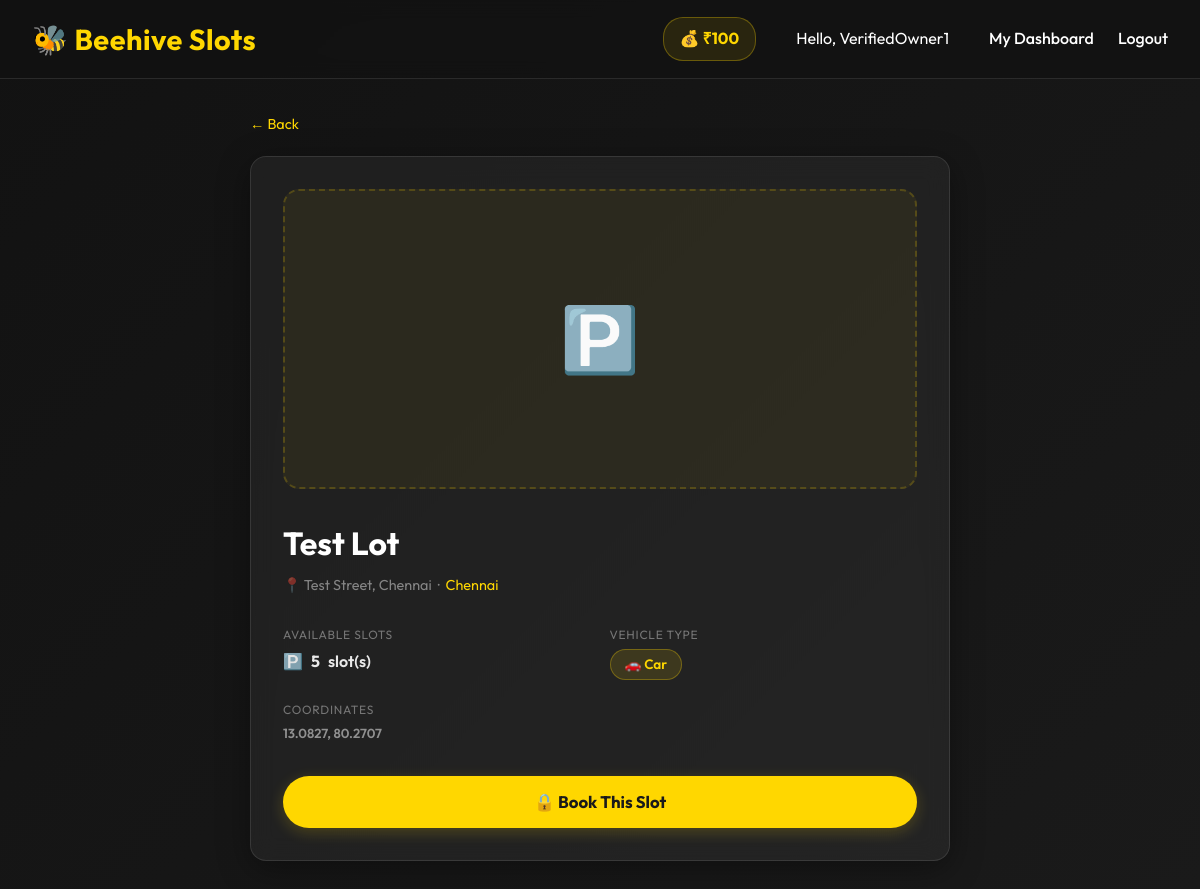
/parking/2 (signed in), run on the app's committed database.
### app/models.py (models this page shows)
class ParkingLot(db.Model):
    id = db.Column(db.Integer, primary_key=True)
    owner_id = db.Column(db.Integer, db.ForeignKey('user.id'), nullable=False)
    name = db.Column(db.String(200), nullable=False)
    city = db.Column(db.String(100), nullable=True, index=True)  # e.g. 'Chennai'
    full_address = db.Column(db.String(400), nullable=True)       # e.g. '45 Anna Salai, Chennai'
    location = db.Column(db.String(300), nullable=False)          # legacy / fallback
    latitude = db.Column(db.Float, nullable=False)
    longitude = db.Column(db.Float, nullable=False)
    available_slots = db.Column(db.Integer, nullable=False, default=1)
    vehicle_type = db.Column(db.String(10), nullable=False, default='car')  # 'car', 'bike', 'both'
    price = db.Column(db.Integer, nullable=True)                  # price per hour (optional)
    image_filename = db.Column(db.String(300), nullable=True)
    created_at = db.Column(db.DateTime, default=datetime.utcnow)

### app/routes/driver.py (the view)
@driver_bp.route('/parking/<int:lot_id>')
def parking_detail(lot_id):
    lot = ParkingLot.query.get_or_404(lot_id)
    return render_template('parking_detail.html', lot=lot)

### app/templates/parking_detail.html (shortened to what this page needs)
{% extends "layout.html" %}
{% block content %}
<div class="detail-card">
    <a href="javascript:history.back()" style="color:var(--primary); font-size:0.9rem; text-decoration:none;">
        ← Back
    </a>
    <div class="glass-panel" style="padding:2rem; margin-top:1.2rem;">
        {% if lot.image_filename %}
        <img class="detail-img" src="{{ url_for('static', filename='uploads/' + lot.image_filename) }}"
            alt="{{ lot.name }}">
        {% else %}
        <div class="detail-img-placeholder">🅿️</div>
        {% endif %}
        <h2 style="margin-bottom:0.3rem;">{{ lot.name }}</h2>
        <div style="color:rgba(255,255,255,0.45); font-size:0.9rem; margin-bottom:1.8rem;">
            📍 {% if lot.full_address %}{{ lot.full_address }}{% else %}{{ lot.location }}{% endif %}
            {% if lot.city %} &nbsp;·&nbsp; <span style="color:var(--primary);">{{ lot.city }}</span>{% endif %}
        </div>
        <div class="info-grid">
            <div class="info-block">
                <div class="info-label">Available Slots</div>
                <div class="info-value">🅿️ <strong>{{ lot.available_slots }}</strong> slot(s)</div>
            </div>
            <div class="info-block">
                <div class="info-label">Vehicle Type</div>
                <div class="info-value">
                    {% if lot.vehicle_type == 'car' %}
                    <span class="badge">🚗 Car</span>
                    {% elif lot.vehicle_type == 'bike' %}
                    <span class="badge">🏍️ Bike</span>
                    {% else %}
                    <span class="badge">🚗🏍️ Car &amp; Bike</span>
                    {% endif %}
                </div>
            </div>
            <div class="info-block">
                <div class="info-label">Coordinates</div>
                <div class="info-value" style="font-size:0.82rem; color:rgba(255,255,255,0.5);">
                    {{ "%.4f"|format(lot.latitude) }}, {{ "%.4f"|format(lot.longitude) }}
                </div>
            </div>
        </div>
        {% if lot.available_slots > 0 %}
        {% if session.get('user_id') %}
        <a href="/book_parking/{{ lot.id }}" class="btn"
            style="width:100%; font-size:1.05rem; display:block; text-align:center;">
            🔒 Book This Slot
        </a>
        {% else %}
        <a href="/login" class="btn btn-secondary"
            style="width:100%; font-size:1.05rem; display:block; text-align:center;">
            🔑 Login to Book
        </a>
        {% endif %}
        {% else %}
        <button class="btn" style="width:100%; opacity:0.45; cursor:not-allowed;" disabled>
            No Slots Available
        </button>
        {% endif %}
    </div>
</div>
{% endblock %}

### app/static/style.css (style rules this page uses)
:root { --primary: #FFD700; --primary-hover: #ffea70; --secondary: #1a1a1a; --dark: #121212; --light: #f4f6f8; --white: #ffffff; --text: #ffffff; --border: rgba(255, 255, 255, 0.1); --glass-bg: rgba(255, 255, 255, 0.05); --glass-border: rgba(255, 255, 255, 0.1); --glass-shadow: 0 8px 32px 0 rgba(0, 0, 0, 0.37); --glass-blur: blur(12px); }
* { box-sizing: border-box; margin: 0; padding: 0; }
body { font-family: 'Outfit', sans-serif; background: linear-gradient(135deg, #121212 0%, #1a1a1a 100%); color: var(--text); line-height: 1.6; min-height: 100vh; }
.glass-panel { background: var(--glass-bg); backdrop-filter: var(--glass-blur); -webkit-backdrop-filter: var(--glass-blur); border: 1px solid var(--glass-border); border-radius: 16px; box-shadow: var(--glass-shadow); }
h1, h2, h3 { margin-bottom: 1rem; color: var(--white); }
h2 { font-size: 2rem; }
.btn { display: inline-flex; justify-content: center; align-items: center; background: var(--primary); color: var(--secondary); padding: 0.8rem 2rem; border: none; border-radius: 50px; font-weight: 700; font-size: 1rem; text-decoration: none; cursor: pointer; transition: all 0.3s ease; box-shadow: 0 4px 15px rgba(255, 215, 0, 0.2); }

### app/templates/parking_detail.html (style rules this page uses)
.detail-card { max-width: 700px; margin: 0 auto; }
.detail-img-placeholder { width: 100%; height: 300px; border-radius: 16px; background: rgba(255, 215, 0, 0.05); border: 2px dashed rgba(255, 215, 0, 0.2); display: flex; align-items: center; justify-content: center; font-size: 4rem; margin-bottom: 1.8rem; }
.info-grid { display: grid; grid-template-columns: 1fr 1fr; gap: 1.2rem; margin-bottom: 2rem; }
.info-label { color: rgba(255, 255, 255, 0.38); font-size: 0.75rem; text-transform: uppercase; letter-spacing: 0.06em; margin-bottom: 4px; }
.info-value { font-size: 1rem; color: rgba(255, 255, 255, 0.9); font-weight: 600; display: flex; align-items: center; gap: 0.5rem; }
.badge { display: inline-block; padding: 4px 14px; border-radius: 20px; background: rgba(255, 215, 0, 0.12); color: var(--primary); border: 1px solid rgba(255, 215, 0, 0.3); font-size: 0.85rem; font-weight: 600; }

### data on the page
ParkingLot: name "Test Lot", full_address "Test Street, Chennai", city "Chennai", available_slots "5", latitude "13.0827", longitude "80.2707"

### other printed values
{{ session.get('wallet', 0) }} "100"
{{ session.get('name') }} "VerifiedOwner1"
